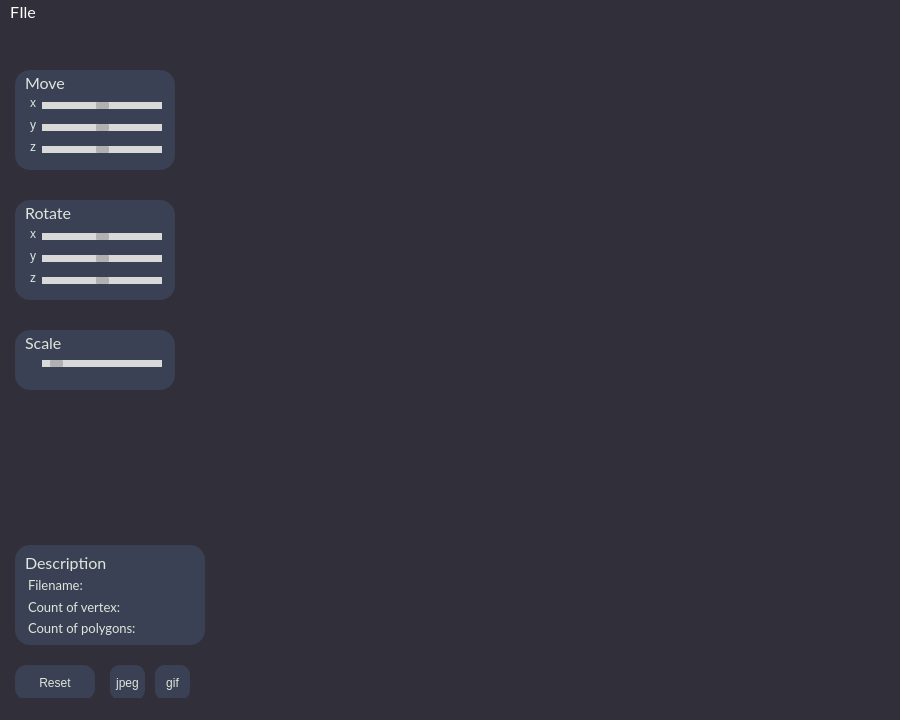
<?xml version="1.0" encoding="UTF-8"?>
<ui version="4.0">
 <class>MainWindow</class>
 <widget class="QMainWindow" name="MainWindow">
  <property name="geometry">
   <rect>
    <x>0</x>
    <y>0</y>
    <width>900</width>
    <height>720</height>
   </rect>
  </property>
  <property name="minimumSize">
   <size>
    <width>900</width>
    <height>720</height>
   </size>
  </property>
  <property name="maximumSize">
   <size>
    <width>900</width>
    <height>720</height>
   </size>
  </property>
  <property name="windowTitle">
   <string>MainWindow</string>
  </property>
  <property name="styleSheet">
   <string notr="true">background-color: rgb(49, 47, 57);</string>
  </property>
  <widget class="QWidget" name="centralwidget">
   <widget class="QLabel" name="_move">
    <property name="geometry">
     <rect>
      <x>15</x>
      <y>45</y>
      <width>160</width>
      <height>100</height>
     </rect>
    </property>
    <property name="styleSheet">
     <string notr="true">background-color: rgb(59, 65, 84);
border-radius: 15px;
border-style: solid;</string>
    </property>
    <property name="text">
     <string/>
    </property>
   </widget>
   <widget class="QLabel" name="_rotate">
    <property name="geometry">
     <rect>
      <x>15</x>
      <y>175</y>
      <width>160</width>
      <height>100</height>
     </rect>
    </property>
    <property name="styleSheet">
     <string notr="true">background-color: rgb(59, 65, 84);
border-radius: 15px;
border-style: solid;</string>
    </property>
    <property name="text">
     <string/>
    </property>
   </widget>
   <widget class="QLabel" name="_scale">
    <property name="geometry">
     <rect>
      <x>15</x>
      <y>305</y>
      <width>160</width>
      <height>60</height>
     </rect>
    </property>
    <property name="styleSheet">
     <string notr="true">background-color: rgb(59, 65, 84);
border-radius: 15px;
border-style: solid;</string>
    </property>
    <property name="text">
     <string/>
    </property>
   </widget>
   <widget class="QLabel" name="_description">
    <property name="geometry">
     <rect>
      <x>15</x>
      <y>520</y>
      <width>190</width>
      <height>100</height>
     </rect>
    </property>
    <property name="styleSheet">
     <string notr="true">background-color: rgb(59, 65, 84);
border-radius: 15px;
border-style: solid;</string>
    </property>
    <property name="text">
     <string/>
    </property>
   </widget>
   <widget class="QLabel" name="_move_txt">
    <property name="geometry">
     <rect>
      <x>25</x>
      <y>50</y>
      <width>57</width>
      <height>15</height>
     </rect>
    </property>
    <property name="font">
     <font>
      <family>Lato</family>
      <pointsize>12</pointsize>
     </font>
    </property>
    <property name="styleSheet">
     <string notr="true">background-color: rgb(59, 65, 84);
color: rgb(221, 231, 220);</string>
    </property>
    <property name="text">
     <string>Move</string>
    </property>
   </widget>
   <widget class="QLabel" name="_rotate_txt">
    <property name="geometry">
     <rect>
      <x>25</x>
      <y>180</y>
      <width>57</width>
      <height>15</height>
     </rect>
    </property>
    <property name="font">
     <font>
      <family>Lato</family>
      <pointsize>12</pointsize>
     </font>
    </property>
    <property name="styleSheet">
     <string notr="true">background-color: rgb(59, 65, 84);
color: rgb(221, 231, 220);</string>
    </property>
    <property name="text">
     <string>Rotate</string>
    </property>
   </widget>
   <widget class="QLabel" name="_scale_txt">
    <property name="geometry">
     <rect>
      <x>25</x>
      <y>310</y>
      <width>57</width>
      <height>15</height>
     </rect>
    </property>
    <property name="font">
     <font>
      <family>Lato</family>
      <pointsize>12</pointsize>
     </font>
    </property>
    <property name="styleSheet">
     <string notr="true">background-color: rgb(59, 65, 84);
color: rgb(221, 231, 220);</string>
    </property>
    <property name="text">
     <string>Scale</string>
    </property>
   </widget>
   <widget class="QLabel" name="_description_txt">
    <property name="geometry">
     <rect>
      <x>25</x>
      <y>530</y>
      <width>91</width>
      <height>16</height>
     </rect>
    </property>
    <property name="font">
     <font>
      <family>Lato</family>
      <pointsize>12</pointsize>
     </font>
    </property>
    <property name="styleSheet">
     <string notr="true">background-color: rgb(59, 65, 84);
color: rgb(221, 231, 220);</string>
    </property>
    <property name="text">
     <string>Description</string>
    </property>
   </widget>
   <widget class="QSlider" name="slider_move_x">
    <property name="geometry">
     <rect>
      <x>42</x>
      <y>77</y>
      <width>120</width>
      <height>7</height>
     </rect>
    </property>
    <property name="styleSheet">
     <string notr="true">QSlider::groove:horizontal {
    height: 5px;
    background: rgb(217, 217, 217);
    border-radius: 1px;
}

QSlider::handle:horizontal {
    background: rgb(177, 177, 177);
    width: 13px;
    margin: -3px 0;
    border-radius: 4px;
}

QSlider::horizontal {
    background-color: rgb(217, 217, 217);
}</string>
    </property>
    <property name="minimum">
     <number>-200</number>
    </property>
    <property name="maximum">
     <number>200</number>
    </property>
    <property name="orientation">
     <enum>Qt::Horizontal</enum>
    </property>
   </widget>
   <widget class="QSlider" name="slider_move_y">
    <property name="geometry">
     <rect>
      <x>42</x>
      <y>99</y>
      <width>120</width>
      <height>7</height>
     </rect>
    </property>
    <property name="styleSheet">
     <string notr="true">QSlider::groove:horizontal {
    height: 5px;
    background: rgb(217, 217, 217);
    border-radius: 1px;
}

QSlider::handle:horizontal {
    background: rgb(177, 177, 177);
    width: 13px;
    margin: -3px 0;
    border-radius: 4px;
}

QSlider::horizontal {
    background-color: rgb(217, 217, 217);
}</string>
    </property>
    <property name="minimum">
     <number>-200</number>
    </property>
    <property name="maximum">
     <number>200</number>
    </property>
    <property name="orientation">
     <enum>Qt::Horizontal</enum>
    </property>
   </widget>
   <widget class="QSlider" name="slider_move_z">
    <property name="geometry">
     <rect>
      <x>42</x>
      <y>121</y>
      <width>120</width>
      <height>7</height>
     </rect>
    </property>
    <property name="styleSheet">
     <string notr="true">QSlider::groove:horizontal {
    height: 5px;
    background: rgb(217, 217, 217);
    border-radius: 1px;
}

QSlider::handle:horizontal {
    background: rgb(177, 177, 177);
    width: 13px;
    margin: -3px 0;
    border-radius: 4px;
}

QSlider::horizontal {
    background-color: rgb(217, 217, 217);
}</string>
    </property>
    <property name="minimum">
     <number>-200</number>
    </property>
    <property name="maximum">
     <number>200</number>
    </property>
    <property name="orientation">
     <enum>Qt::Horizontal</enum>
    </property>
   </widget>
   <widget class="QSlider" name="slider_rotate_z">
    <property name="geometry">
     <rect>
      <x>42</x>
      <y>252</y>
      <width>120</width>
      <height>7</height>
     </rect>
    </property>
    <property name="styleSheet">
     <string notr="true">QSlider::groove:horizontal {
    height: 5px;
    background: rgb(217, 217, 217);
    border-radius: 1px;
}

QSlider::handle:horizontal {
    background: rgb(177, 177, 177);
    width: 13px;
    margin: -3px 0;
    border-radius: 4px;
}

QSlider::horizontal {
    background-color: rgb(217, 217, 217);
}</string>
    </property>
    <property name="minimum">
     <number>-360</number>
    </property>
    <property name="maximum">
     <number>360</number>
    </property>
    <property name="orientation">
     <enum>Qt::Horizontal</enum>
    </property>
   </widget>
   <widget class="QSlider" name="slider_rotate_y">
    <property name="geometry">
     <rect>
      <x>42</x>
      <y>230</y>
      <width>120</width>
      <height>7</height>
     </rect>
    </property>
    <property name="styleSheet">
     <string notr="true">QSlider::groove:horizontal {
    height: 5px;
    background: rgb(217, 217, 217);
    border-radius: 1px;
}

QSlider::handle:horizontal {
    background: rgb(177, 177, 177);
    width: 13px;
    margin: -3px 0;
    border-radius: 4px;
}

QSlider::horizontal {
    background-color: rgb(217, 217, 217);
}</string>
    </property>
    <property name="minimum">
     <number>-360</number>
    </property>
    <property name="maximum">
     <number>360</number>
    </property>
    <property name="orientation">
     <enum>Qt::Horizontal</enum>
    </property>
   </widget>
   <widget class="QSlider" name="slider_rotate_x">
    <property name="geometry">
     <rect>
      <x>42</x>
      <y>208</y>
      <width>120</width>
      <height>7</height>
     </rect>
    </property>
    <property name="styleSheet">
     <string notr="true">QSlider::groove:horizontal {
    height: 5px;
    background: rgb(217, 217, 217);
    border-radius: 1px;
}

QSlider::handle:horizontal {
    background: rgb(177, 177, 177);
    width: 13px;
    margin: -3px 0;
    border-radius: 4px;
}

QSlider::horizontal {
    background-color: rgb(217, 217, 217);
}</string>
    </property>
    <property name="minimum">
     <number>-360</number>
    </property>
    <property name="maximum">
     <number>360</number>
    </property>
    <property name="singleStep">
     <number>1</number>
    </property>
    <property name="orientation">
     <enum>Qt::Horizontal</enum>
    </property>
   </widget>
   <widget class="QSlider" name="slider_scale">
    <property name="geometry">
     <rect>
      <x>42</x>
      <y>335</y>
      <width>120</width>
      <height>7</height>
     </rect>
    </property>
    <property name="styleSheet">
     <string notr="true">QSlider::groove:horizontal {
    height: 5px;
    background: rgb(217, 217, 217);
    border-radius: 1px;
}

QSlider::handle:horizontal {
    background: rgb(177, 177, 177);
    width: 13px;
    margin: -3px 0;
    border-radius: 4px;
}

QSlider::horizontal {
    background-color: rgb(217, 217, 217);
}</string>
    </property>
    <property name="minimum">
     <number>5</number>
    </property>
    <property name="maximum">
     <number>200</number>
    </property>
    <property name="singleStep">
     <number>1</number>
    </property>
    <property name="value">
     <number>20</number>
    </property>
    <property name="tracking">
     <bool>true</bool>
    </property>
    <property name="orientation">
     <enum>Qt::Horizontal</enum>
    </property>
   </widget>
   <widget class="QLabel" name="_moveX">
    <property name="geometry">
     <rect>
      <x>20</x>
      <y>70</y>
      <width>16</width>
      <height>16</height>
     </rect>
    </property>
    <property name="styleSheet">
     <string notr="true">background-color: rgb(59, 65, 84);
color: rgb(221, 231, 220);</string>
    </property>
    <property name="text">
     <string>x</string>
    </property>
    <property name="alignment">
     <set>Qt::AlignRight|Qt::AlignTrailing|Qt::AlignVCenter</set>
    </property>
   </widget>
   <widget class="QLabel" name="_moveY">
    <property name="geometry">
     <rect>
      <x>20</x>
      <y>92</y>
      <width>16</width>
      <height>16</height>
     </rect>
    </property>
    <property name="styleSheet">
     <string notr="true">background-color: rgb(59, 65, 84);
color: rgb(221, 231, 220);</string>
    </property>
    <property name="text">
     <string>y</string>
    </property>
    <property name="alignment">
     <set>Qt::AlignRight|Qt::AlignTrailing|Qt::AlignVCenter</set>
    </property>
   </widget>
   <widget class="QLabel" name="_moveZ">
    <property name="geometry">
     <rect>
      <x>20</x>
      <y>114</y>
      <width>16</width>
      <height>16</height>
     </rect>
    </property>
    <property name="styleSheet">
     <string notr="true">background-color: rgb(59, 65, 84);
color: rgb(221, 231, 220);</string>
    </property>
    <property name="text">
     <string>z</string>
    </property>
    <property name="alignment">
     <set>Qt::AlignRight|Qt::AlignTrailing|Qt::AlignVCenter</set>
    </property>
   </widget>
   <widget class="QLabel" name="_rotateX">
    <property name="geometry">
     <rect>
      <x>20</x>
      <y>201</y>
      <width>16</width>
      <height>16</height>
     </rect>
    </property>
    <property name="styleSheet">
     <string notr="true">background-color: rgb(59, 65, 84);
color: rgb(221, 231, 220);</string>
    </property>
    <property name="text">
     <string>x</string>
    </property>
    <property name="alignment">
     <set>Qt::AlignRight|Qt::AlignTrailing|Qt::AlignVCenter</set>
    </property>
   </widget>
   <widget class="QLabel" name="_rotateZ">
    <property name="geometry">
     <rect>
      <x>20</x>
      <y>245</y>
      <width>16</width>
      <height>16</height>
     </rect>
    </property>
    <property name="styleSheet">
     <string notr="true">background-color: rgb(59, 65, 84);
color: rgb(221, 231, 220);</string>
    </property>
    <property name="text">
     <string>z</string>
    </property>
    <property name="alignment">
     <set>Qt::AlignRight|Qt::AlignTrailing|Qt::AlignVCenter</set>
    </property>
   </widget>
   <widget class="QLabel" name="_rotateY">
    <property name="geometry">
     <rect>
      <x>20</x>
      <y>223</y>
      <width>16</width>
      <height>16</height>
     </rect>
    </property>
    <property name="styleSheet">
     <string notr="true">background-color: rgb(59, 65, 84);
color: rgb(221, 231, 220);</string>
    </property>
    <property name="text">
     <string>y</string>
    </property>
    <property name="alignment">
     <set>Qt::AlignRight|Qt::AlignTrailing|Qt::AlignVCenter</set>
    </property>
   </widget>
   <widget class="QLabel" name="filename">
    <property name="geometry">
     <rect>
      <x>28</x>
      <y>552</y>
      <width>175</width>
      <height>16</height>
     </rect>
    </property>
    <property name="font">
     <font>
      <family>Lato</family>
      <pointsize>10</pointsize>
      <bold>false</bold>
     </font>
    </property>
    <property name="styleSheet">
     <string notr="true">background-color: rgb(59, 65, 84);
color: rgb(221, 231, 220);</string>
    </property>
    <property name="text">
     <string>Filename: </string>
    </property>
   </widget>
   <widget class="QLabel" name="vertex_cnt">
    <property name="geometry">
     <rect>
      <x>28</x>
      <y>574</y>
      <width>175</width>
      <height>15</height>
     </rect>
    </property>
    <property name="font">
     <font>
      <family>Lato</family>
      <pointsize>10</pointsize>
      <bold>false</bold>
     </font>
    </property>
    <property name="styleSheet">
     <string notr="true">background-color: rgb(59, 65, 84);
color: rgb(221, 231, 220);</string>
    </property>
    <property name="text">
     <string>Count of vertex: </string>
    </property>
   </widget>
   <widget class="QLabel" name="poly_cnt">
    <property name="geometry">
     <rect>
      <x>28</x>
      <y>595</y>
      <width>173</width>
      <height>15</height>
     </rect>
    </property>
    <property name="font">
     <font>
      <family>Lato</family>
      <pointsize>10</pointsize>
      <bold>false</bold>
     </font>
    </property>
    <property name="styleSheet">
     <string notr="true">background-color: rgb(59, 65, 84);
color: rgb(221, 231, 220);</string>
    </property>
    <property name="text">
     <string>Count of polygons: </string>
    </property>
   </widget>
   <widget class="QWidget" name="gridLayoutWidget">
    <property name="geometry">
     <rect>
      <x>220</x>
      <y>20</y>
      <width>651</width>
      <height>651</height>
     </rect>
    </property>
    <layout class="QGridLayout" name="gridLayout_1"/>
   </widget>
   <widget class="QPushButton" name="pushButton">
    <property name="geometry">
     <rect>
      <x>15</x>
      <y>640</y>
      <width>80</width>
      <height>35</height>
     </rect>
    </property>
    <property name="styleSheet">
     <string notr="true">QPushButton {
	border-radius: 12px;
	border-style: solid;
	background-color: rgb(59, 65, 84);
	color: rgb(221, 231, 220);
}

QPushButton::hover {
	border-radius: 12px;
	border-style: solid;
	background-color: rgb(49, 55, 74);
	color: rgb(221, 231, 220);
}</string>
    </property>
    <property name="text">
     <string>Reset</string>
    </property>
   </widget>
   <widget class="QPushButton" name="save_file">
    <property name="geometry">
     <rect>
      <x>110</x>
      <y>640</y>
      <width>35</width>
      <height>35</height>
     </rect>
    </property>
    <property name="styleSheet">
     <string notr="true">QPushButton {
	border-radius: 10px;
	border-style: solid;
	background-color: rgb(59, 65, 84);
	color: rgb(221, 231, 220);
}

QPushButton::hover {
	border-radius: 10px;
	border-style: solid;
	background-color: rgb(49, 55, 74);
	color: rgb(221, 231, 220);
}</string>
    </property>
    <property name="text">
     <string>jpeg</string>
    </property>
   </widget>
   <widget class="QPushButton" name="create_gif">
    <property name="geometry">
     <rect>
      <x>155</x>
      <y>640</y>
      <width>35</width>
      <height>35</height>
     </rect>
    </property>
    <property name="styleSheet">
     <string notr="true">QPushButton {
	border-radius: 10px;
	border-style: solid;
	background-color: rgb(59, 65, 84);
	color: rgb(221, 231, 220);
}

QPushButton::hover {
	border-radius: 10px;
	border-style: solid;
	background-color: rgb(49, 55, 74);
	color: rgb(221, 231, 220);
}</string>
    </property>
    <property name="text">
     <string>gif</string>
    </property>
   </widget>
  </widget>
  <widget class="QMenuBar" name="menubar">
   <property name="geometry">
    <rect>
     <x>0</x>
     <y>0</y>
     <width>900</width>
     <height>24</height>
    </rect>
   </property>
   <property name="font">
    <font>
     <family>Lato</family>
     <pointsize>12</pointsize>
    </font>
   </property>
   <property name="styleSheet">
    <string notr="true">color: rgb(255, 255, 255);</string>
   </property>
   <widget class="QMenu" name="menuFIle">
    <property name="title">
     <string>FIle</string>
    </property>
    <addaction name="actionOpen"/>
    <addaction name="actionSettings"/>
   </widget>
   <addaction name="menuFIle"/>
  </widget>
  <widget class="QStatusBar" name="statusbar"/>
  <action name="actionOpen">
   <property name="text">
    <string>Open</string>
   </property>
   <property name="font">
    <font>
     <family>Lato</family>
     <pointsize>10</pointsize>
     <bold>false</bold>
    </font>
   </property>
  </action>
  <action name="actionSettings">
   <property name="text">
    <string>Settings</string>
   </property>
   <property name="font">
    <font>
     <family>Lato</family>
     <pointsize>10</pointsize>
     <bold>false</bold>
    </font>
   </property>
  </action>
 </widget>
 <resources/>
 <connections/>
</ui>
